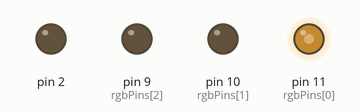
Recording of a sketch running on a simulated Arduino Uno, built with avr-gcc and run on an emulated ATmega328P. On the bench: output pins drawn as LEDs (lit = HIGH).

Above: at 0.05 s.
At 1.4 s:
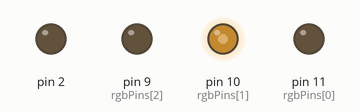
At 2.1 s:
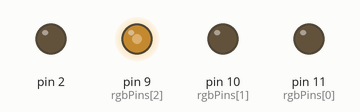
At 2.8 s:
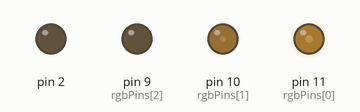
At 4.2 s:
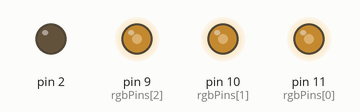
At 5.6 s:
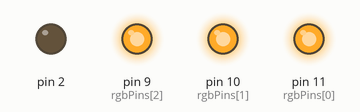
Timing chart, 0 to 7.3 s (numbered marks = the images above):
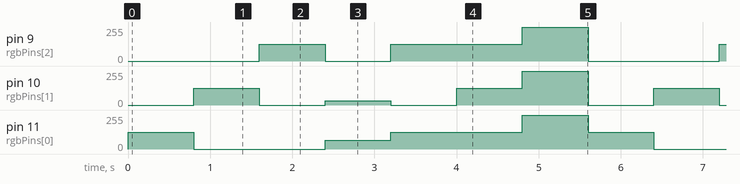

The sketch:

08.rgb-led-pulse-wave-modulation.ino
```cpp
const int rgbCount = 3;
const int rgbPins[rgbCount] = { 11, 10, 9 };

void printColor(int colorComponents[rgbCount]) {
  Serial.print("rgb: ");
  Serial.print(colorComponents[0]);
  Serial.print(", ");
  Serial.print(colorComponents[1]);
  Serial.print(", ");
  Serial.print(colorComponents[2]);
  Serial.println();
}

void writeColor(int colorComponents[rgbCount]) {
  for (int i = 0; i < rgbCount; i++) {
    analogWrite(rgbPins[i], colorComponents[i]);
  }
}

void writeColor(int r, int g, int b) {
  analogWrite(rgbPins[0], r);
  analogWrite(rgbPins[1], g);
  analogWrite(rgbPins[2], b);
}


void setup() {
  Serial.begin(9600);

  for (int i = 0; i < rgbCount; i++) {
    pinMode(i, OUTPUT);
  }
}

void loop() {
  writeColor(125, 0, 0);  // red (less intense)
  delay(800);
  writeColor(0, 125, 0);  // green
  delay(800);
  writeColor(0, 0, 125);  // blue
  delay(800);
  writeColor(64, 32, 0);  // yellow
  delay(800);
  writeColor(125, 0, 125);  // purple
  delay(800);
  writeColor(125, 125, 125);  // white (weak)
  delay(800);
  writeColor(255, 255, 255);  // white (strong)
  delay(800);


  // int values[rgbCount] = {
  //   random(255),
  //   random(255),
  //   random(255)
  // };
  // printColor(values);
  // writeColor(values);
  // delay(1000);
}
```

Measured:
- by itself, pin 9 (rgbPins[2]): repeats every 5.6 s: 0/255 0.80 s, 125/255 1.6 s, 255/255 0.80 s, 0/255 1.6 s, 125/255 0.80 s
- by itself, pin 11 (rgbPins[0]): repeats every 5.6 s: 0/255 1.6 s, 64/255 0.80 s, 125/255 1.6 s, 255/255 0.80 s, 125/255 0.80 s
- by itself, pin 10 (rgbPins[1]): repeats every 5.6 s: 0/255 0.80 s, 32/255 0.80 s, 0/255 0.80 s, 125/255 0.80 s, 255/255 0.80 s, 0/255 0.80 s, 125/255 0.80 s
